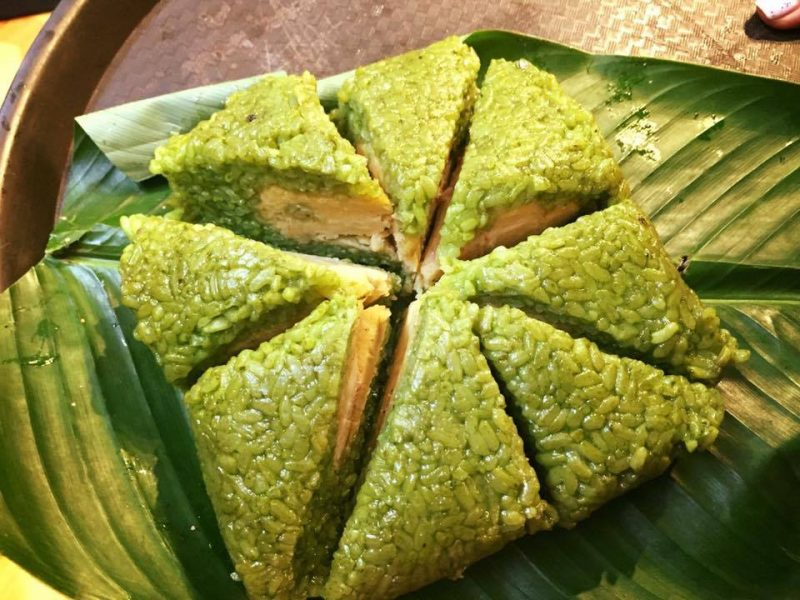
#> input picture dataset/Train/Banh chung/1.jpg, 800 x 600 px, found by its file name
$ python analyze_image.py
#> lines starting #> are read from the running program, lines starting #| are printed output that depends on the picture
import cv2
import numpy as np
from pathlib import Path
from scipy.stats import skew, kurtosis
from sklearn.preprocessing import StandardScaler
from sklearn.decomposition import PCA
import matplotlib.pyplot as plt
import matplotlib
matplotlib.use('Agg')  # Sử dụng backend không cần GUI
import json
from datetime import datetime
import base64
from io import BytesIO

# Kiểm tra GPU support
try:
    from cuml.decomposition import PCA as cumlPCA  # type: ignore
    CUML_AVAILABLE = True
    print("GPU detected - có thể sử dụng cuML PCA")
except ImportError:
    CUML_AVAILABLE = False
    print("Using CPU - sklearn PCA")

# Đường dẫn đến ảnh
image_path = "dataset/Train/Banh chung/1.jpg"

# Đọc ảnh
print(f"Đang đọc ảnh: {image_path}")
img = cv2.imread(image_path)
#> img is the input picture: shape (600, 800, 3); mean B, G, R 58.5, 133.1, 135.8

if img is None:
    print(f"Không thể đọc ảnh từ: {image_path}")
    exit(1)

print(f"Kích thước ảnh gốc: {img.shape}")
#| Kích thước ảnh gốc: (600, 800, 3)

# Lưu thông tin ảnh gốc để so sánh
img_original = img.copy()
original_height, original_width = img.shape[:2]
original_size = original_height * original_width
original_aspect_ratio = original_width / original_height if original_height > 0 else 0

# Resize về 256x256
img_resized = cv2.resize(img, (256, 256))
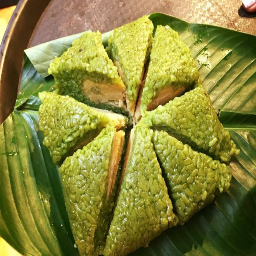
#> img_resized: shape (256, 256, 3); mean B, G, R 58.3, 133, 135.7
resized_height, resized_width = img_resized.shape[:2]
resized_size = resized_height * resized_width
resized_aspect_ratio = resized_width / resized_height if resized_height > 0 else 0

print(f"Kích thước sau resize: {img_resized.shape}\n")
#| Kích thước sau resize: (256, 256, 3)

# ========== SO SÁNH ẢNH TRƯỚC VÀ SAU XỬ LÝ ==========
print("="*60)
print("SO SÁNH ẢNH TRƯỚC VÀ SAU XỬ LÝ")
print("="*60)

print("\n1. THÔNG TIN KÍCH THƯỚC:")
print("-" * 60)
print(f"  {'Thông số':<25} {'Trước xử lý':<20} {'Sau resize (256x256)':<20} {'Thay đổi':<15}")
print(f"  {'-'*25} {'-'*20} {'-'*20} {'-'*15}")
print(f"  {'Chiều rộng (width)':<25} {original_width:<20} {resized_width:<20} {resized_width - original_width:+.0f}")
#|   Chiều rộng (width)        800                  256                  -544
print(f"  {'Chiều cao (height)':<25} {original_height:<20} {resized_height:<20} {resized_height - original_height:+.0f}")
#|   Chiều cao (height)        600                  256                  -344
print(f"  {'Tổng số pixel':<25} {original_size:<20} {resized_size:<20} {resized_size - original_size:+.0f} ({(resized_size/original_size - 1)*100:+.2f}%)")
#|   Tổng số pixel             480000               65536                -414464 (-86.35%)
print(f"  {'Aspect ratio':<25} {original_aspect_ratio:.4f}{'':<15} {resized_aspect_ratio:.4f}{'':<15} {resized_aspect_ratio - original_aspect_ratio:+.4f}")
#|   Aspect ratio              1.3333                1.0000                -0.3333

print("\n2. THỐNG KÊ PIXEL (theo kênh màu):")
print("-" * 60)
print(f"  {'Kênh':<10} {'Thông số':<15} {'Trước xử lý':<20} {'Sau resize':<20} {'Thay đổi':<15}")
print(f"  {'-'*10} {'-'*15} {'-'*20} {'-'*20} {'-'*15}")

for i, channel_name in enumerate(['B (Blue)', 'G (Green)', 'R (Red)']):
    orig_channel = img_original[:, :, i]
    resized_channel = img_resized[:, :, i]

    orig_mean = np.mean(orig_channel)
    resized_mean = np.mean(resized_channel)

    orig_std = np.std(orig_channel)
    resized_std = np.std(resized_channel)

    orig_var = np.var(orig_channel)
    resized_var = np.var(resized_channel)

    orig_min = np.min(orig_channel)
    resized_min = np.min(resized_channel)

    orig_max = np.max(orig_channel)
    resized_max = np.max(resized_channel)

    print(f"  {channel_name:<10} {'Mean':<15} {orig_mean:>8.2f}{'':<11} {resized_mean:>8.2f}{'':<11} {resized_mean - orig_mean:>+8.2f}")
    print(f"  {'':<10} {'Std':<15} {orig_std:>8.2f}{'':<11} {resized_std:>8.2f}{'':<11} {resized_std - orig_std:>+8.2f}")
    print(f"  {'':<10} {'Variance':<15} {orig_var:>8.2f}{'':<11} {resized_var:>8.2f}{'':<11} {resized_var - orig_var:>+8.2f}")
    print(f"  {'':<10} {'Min':<15} {orig_min:>8.0f}{'':<11} {resized_min:>8.0f}{'':<11} {resized_min - orig_min:>+8.0f}")
    print(f"  {'':<10} {'Max':<15} {orig_max:>8.0f}{'':<11} {resized_max:>8.0f}{'':<11} {resized_max - orig_max:>+8.0f}")
    if i < 2:
        print()
#> this loop made 3 passes
#> (orig_mean, resized_mean, orig_std, resized_std, orig_var, resized_var, resized_min) on passes 1 to 3: (58.47, 58.35, 48.02, 47.56, 2305.8, 2262.1, 0), (133.1, 133, 61.43, 61.07, 3773.9, 3729.6, 5), (135.8, 135.7, 66.48, 66.14, 4419.9, 4374.7, 6)
#> (printed output is left out)
#> pass 1, `orig_channel = img_original[:, :, i]`:
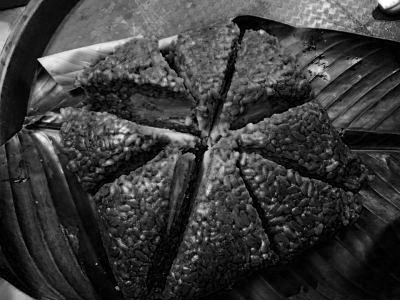
#> orig_channel: shape (600, 800) (shown at 1/2 size); min 0, max 255, mean 58.5
#> pass 1, `resized_channel = img_resized[:, :, i]`:
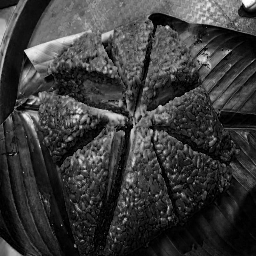
#> resized_channel: shape (256, 256); min 0, max 255, mean 58.3
#> pass 2, `resized_channel = img_resized[:, :, i]`:
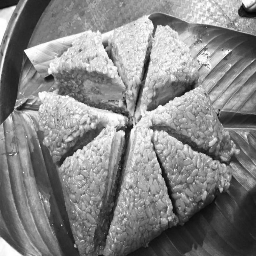
#> resized_channel: shape (256, 256); min 5, max 255, mean 133
#> after the loop:
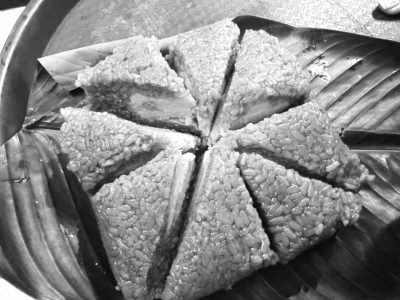
#> orig_channel: shape (600, 800) (shown at 1/2 size); min 0, max 255, mean 135.8
#> after the loop:
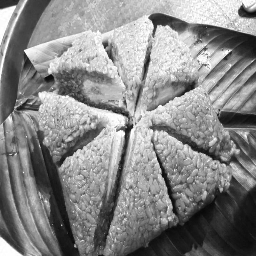
#> resized_channel: shape (256, 256); min 6, max 255, mean 135.7

print("\n3. THỐNG KÊ TỔNG THỂ:")
print("-" * 60)
orig_total_mean = np.mean(img_original)
#> orig_total_mean = 109.1
resized_total_mean = np.mean(img_resized)
#> resized_total_mean = 109
orig_total_std = np.std(img_original)
#> orig_total_std = 69.16
resized_total_std = np.std(img_resized)
#> resized_total_std = 68.84
orig_total_var = np.var(img_original)
#> orig_total_var = 4783.7
resized_total_var = np.var(img_resized)
#> resized_total_var = 4739.3
orig_total_min = np.min(img_original)
#> orig_total_min = 0
resized_total_min = np.min(img_resized)
#> resized_total_min = 0
orig_total_max = np.max(img_original)
#> orig_total_max = 255
resized_total_max = np.max(img_resized)
#> resized_total_max = 255

print(f"  {'Thông số':<15} {'Trước xử lý':<20} {'Sau resize':<20} {'Thay đổi':<15}")
print(f"  {'-'*15} {'-'*20} {'-'*20} {'-'*15}")
print(f"  {'Mean':<15} {orig_total_mean:>8.2f}{'':<11} {resized_total_mean:>8.2f}{'':<11} {resized_total_mean - orig_total_mean:>+8.2f}")
#|   Mean              109.12              108.99               -0.13
print(f"  {'Std':<15} {orig_total_std:>8.2f}{'':<11} {resized_total_std:>8.2f}{'':<11} {resized_total_std - orig_total_std:>+8.2f}")
#|   Std                69.16               68.84               -0.32
print(f"  {'Variance':<15} {orig_total_var:>8.2f}{'':<11} {resized_total_var:>8.2f}{'':<11} {resized_total_var - orig_total_var:>+8.2f}")
#|   Variance         4783.66             4739.28              -44.38
print(f"  {'Min':<15} {orig_total_min:>8.0f}{'':<11} {resized_total_min:>8.0f}{'':<11} {resized_total_min - orig_total_min:>+8.0f}")
#|   Min                    0                   0                  +0
print(f"  {'Max':<15} {orig_total_max:>8.0f}{'':<11} {resized_total_max:>8.0f}{'':<11} {resized_total_max - orig_total_max:>+8.0f}")
#|   Max                  255                 255                  +0

print("\n4. TỶ LỆ THAY ĐỔI:")
print("-" * 60)
size_ratio = resized_size / original_size
mean_ratio = resized_total_mean / orig_total_mean if orig_total_mean > 0 else 0
#> mean_ratio = 0.999
std_ratio = resized_total_std / orig_total_std if orig_total_std > 0 else 0
#> std_ratio = 0.995
var_ratio = resized_total_var / orig_total_var if orig_total_var > 0 else 0
#> var_ratio = 0.991

print(f"  Số pixel:        {size_ratio:.4f}x ({size_ratio*100:.2f}%)")
#|   Số pixel:        0.1365x (13.65%)
print(f"  Mean:            {mean_ratio:.4f}x ({mean_ratio*100:.2f}%)")
#|   Mean:            0.9988x (99.88%)
print(f"  Std:             {std_ratio:.4f}x ({std_ratio*100:.2f}%)")
#|   Std:             0.9954x (99.54%)
print(f"  Variance:        {var_ratio:.4f}x ({var_ratio*100:.2f}%)")
#|   Variance:        0.9907x (99.07%)

print("\n" + "="*60)
print()

# ========== VẼ BIỂU ĐỒ SO SÁNH BẰNG MATPLOTLIB ==========
print("\n" + "="*60)
print("VẼ BIỂU ĐỒ SO SÁNH")
print("="*60)

try:
    # 1. Biểu đồ so sánh ảnh
    print("\n1. Vẽ biểu đồ so sánh ảnh...")
    fig, axes = plt.subplots(1, 2, figsize=(14, 7))

    # Chuyển BGR sang RGB để hiển thị đúng
    img_original_rgb = cv2.cvtColor(img_original, cv2.COLOR_BGR2RGB)
    img_resized_rgb = cv2.cvtColor(img_resized, cv2.COLOR_BGR2RGB)

    axes[0].imshow(img_original_rgb)
    axes[0].set_title(f'Ảnh gốc\n{original_width}x{original_height} pixels\n{original_size:,} pixels',
                      fontsize=12, fontweight='bold')
    axes[0].axis('off')

    axes[1].imshow(img_resized_rgb)
    axes[1].set_title(f'Ảnh sau resize\n{resized_width}x{resized_height} pixels\n{resized_size:,} pixels',
                     fontsize=12, fontweight='bold')
    axes[1].axis('off')

    plt.suptitle('So sánh ảnh trước và sau xử lý', fontsize=14, fontweight='bold', y=0.98)
    plt.tight_layout()
    plt.savefig('comparison_images.png', dpi=150, bbox_inches='tight')
    print("  ✓ Đã lưu: comparison_images.png")
    plt.close()

    # 2. Biểu đồ so sánh thống kê theo kênh màu
    print("2. Vẽ biểu đồ so sánh thống kê theo kênh màu...")
    fig, axes = plt.subplots(2, 2, figsize=(14, 10))

    channels = ['Blue', 'Green', 'Red']
    colors = ['#3498db', '#2ecc71', '#e74c3c']

    # Tính toán thống kê
    orig_stats = {'mean': [], 'std': [], 'variance': []}
    resized_stats = {'mean': [], 'std': [], 'variance': []}

    for i, (ch_name, color) in enumerate(zip(channels, colors)):
        orig_ch = img_original[:, :, i]
        resized_ch = img_resized[:, :, i]

        orig_stats['mean'].append(np.mean(orig_ch))
        orig_stats['std'].append(np.std(orig_ch))
        orig_stats['variance'].append(np.var(orig_ch))

        resized_stats['mean'].append(np.mean(resized_ch))
        resized_stats['std'].append(np.std(resized_ch))
        resized_stats['variance'].append(np.var(resized_ch))

    # Mean
    x = np.arange(len(channels))
#> x = [0, 1, 2]
    width = 0.35
    axes[0, 0].bar(x - width/2, orig_stats['mean'], width, label='Trước xử lý', color='#3498db', alpha=0.8)
    axes[0, 0].bar(x + width/2, resized_stats['mean'], width, label='Sau resize', color='#e74c3c', alpha=0.8)
    axes[0, 0].set_xlabel('Kênh màu', fontsize=11)
    axes[0, 0].set_ylabel('Mean', fontsize=11)
    axes[0, 0].set_title('So sánh Mean theo kênh màu', fontsize=12, fontweight='bold')
    axes[0, 0].set_xticks(x)
    axes[0, 0].set_xticklabels(channels)
    axes[0, 0].legend()
    axes[0, 0].grid(True, alpha=0.3)

    # Std
    axes[0, 1].bar(x - width/2, orig_stats['std'], width, label='Trước xử lý', color='#3498db', alpha=0.8)
    axes[0, 1].bar(x + width/2, resized_stats['std'], width, label='Sau resize', color='#e74c3c', alpha=0.8)
    axes[0, 1].set_xlabel('Kênh màu', fontsize=11)
    axes[0, 1].set_ylabel('Standard Deviation', fontsize=11)
    axes[0, 1].set_title('So sánh Std theo kênh màu', fontsize=12, fontweight='bold')
    axes[0, 1].set_xticks(x)
    axes[0, 1].set_xticklabels(channels)
    axes[0, 1].legend()
    axes[0, 1].grid(True, alpha=0.3)

    # Variance
    axes[1, 0].bar(x - width/2, orig_stats['variance'], width, label='Trước xử lý', color='#3498db', alpha=0.8)
    axes[1, 0].bar(x + width/2, resized_stats['variance'], width, label='Sau resize', color='#e74c3c', alpha=0.8)
    axes[1, 0].set_xlabel('Kênh màu', fontsize=11)
    axes[1, 0].set_ylabel('Variance', fontsize=11)
    axes[1, 0].set_title('So sánh Variance theo kênh màu', fontsize=12, fontweight='bold')
    axes[1, 0].set_xticks(x)
    axes[1, 0].set_xticklabels(channels)
    axes[1, 0].legend()
    axes[1, 0].grid(True, alpha=0.3)

    # Tỷ lệ thay đổi
    change_ratios = {
        'Mean': [resized_stats['mean'][i]/orig_stats['mean'][i] if orig_stats['mean'][i] > 0 else 0
                 for i in range(3)],
        'Std': [resized_stats['std'][i]/orig_stats['std'][i] if orig_stats['std'][i] > 0 else 0
                for i in range(3)],
        'Variance': [resized_stats['variance'][i]/orig_stats['variance'][i] if orig_stats['variance'][i] > 0 else 0
                     for i in range(3)]
    }

    x2 = np.arange(len(channels))
#> x2 = [0, 1, 2]
    width2 = 0.25
    axes[1, 1].bar(x2 - width2, change_ratios['Mean'], width2, label='Mean', color='#3498db', alpha=0.8)
    axes[1, 1].bar(x2, change_ratios['Std'], width2, label='Std', color='#2ecc71', alpha=0.8)
    axes[1, 1].bar(x2 + width2, change_ratios['Variance'], width2, label='Variance', color='#e74c3c', alpha=0.8)
    axes[1, 1].axhline(y=1.0, color='black', linestyle='--', linewidth=1, alpha=0.5)
    axes[1, 1].set_xlabel('Kênh màu', fontsize=11)
    axes[1, 1].set_ylabel('Tỷ lệ (Sau/Trước)', fontsize=11)
    axes[1, 1].set_title('Tỷ lệ thay đổi theo kênh màu', fontsize=12, fontweight='bold')
    axes[1, 1].set_xticks(x2)
    axes[1, 1].set_xticklabels(channels)
    axes[1, 1].legend()
    axes[1, 1].grid(True, alpha=0.3)

    plt.suptitle('So sánh thống kê theo kênh màu', fontsize=14, fontweight='bold', y=0.995)
    plt.tight_layout()
    plt.savefig('comparison_statistics.png', dpi=150, bbox_inches='tight')
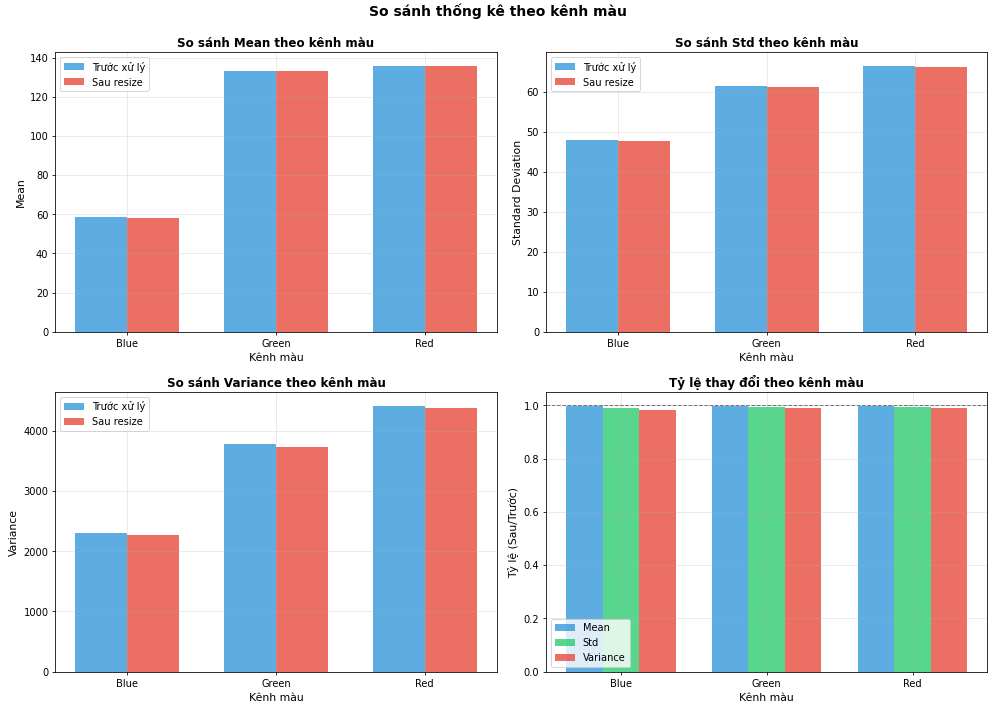
#> figure drawn by matplotlib, 4 panels; panel 1: tallest bar 135.8 high, from x = 1.65 to 2; panel 1: tallest bar 135.7 high, from x = 2 to 2.35; panel 2: tallest bar 66.48 high, from x = 1.65 to 2; panel 2: tallest bar 66.14 high, from x = 2 to 2.35
    print("  ✓ Đã lưu: comparison_statistics.png")
    plt.close()

    # 3. Biểu đồ histogram so sánh phân bố pixel
    print("3. Vẽ biểu đồ histogram so sánh phân bố pixel...")
    fig, axes = plt.subplots(2, 3, figsize=(16, 10))

    for i, (ch_name, color) in enumerate(zip(channels, colors)):
        orig_ch = img_original[:, :, i].flatten()
        resized_ch = img_resized[:, :, i].flatten()

        # Histogram cho ảnh gốc
        axes[0, i].hist(orig_ch, bins=50, color=color, alpha=0.7, edgecolor='black', linewidth=0.5)
        axes[0, i].set_title(f'Ảnh gốc - Kênh {ch_name}\nMean: {np.mean(orig_ch):.2f}, Std: {np.std(orig_ch):.2f}',
                            fontsize=11, fontweight='bold')
        axes[0, i].set_xlabel('Giá trị pixel', fontsize=10)
        axes[0, i].set_ylabel('Tần suất', fontsize=10)
        axes[0, i].grid(True, alpha=0.3)

        # Histogram cho ảnh sau resize
        axes[1, i].hist(resized_ch, bins=50, color=color, alpha=0.7, edgecolor='black', linewidth=0.5)
        axes[1, i].set_title(f'Ảnh sau resize - Kênh {ch_name}\nMean: {np.mean(resized_ch):.2f}, Std: {np.std(resized_ch):.2f}',
                            fontsize=11, fontweight='bold')
        axes[1, i].set_xlabel('Giá trị pixel', fontsize=10)
        axes[1, i].set_ylabel('Tần suất', fontsize=10)
        axes[1, i].grid(True, alpha=0.3)

    plt.suptitle('So sánh phân bố pixel theo kênh màu', fontsize=14, fontweight='bold', y=0.995)
    plt.tight_layout()
    plt.savefig('comparison_histogram.png', dpi=150, bbox_inches='tight')
#> (the rest of the program and of its run is left out)
